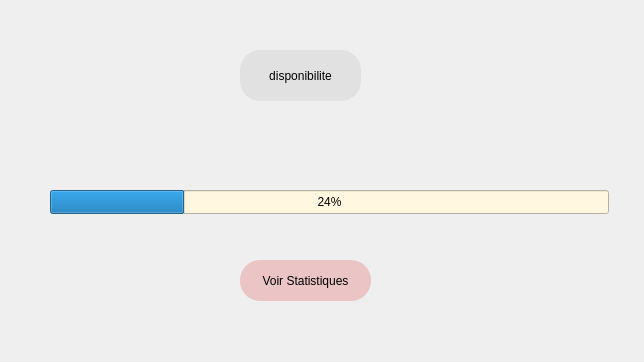
<?xml version="1.0" encoding="UTF-8"?>
<ui version="4.0">
 <class>stat</class>
 <widget class="QDialog" name="stat">
  <property name="geometry">
   <rect>
    <x>0</x>
    <y>0</y>
    <width>644</width>
    <height>362</height>
   </rect>
  </property>
  <property name="windowTitle">
   <string>Dialog</string>
  </property>
  <widget class="QPushButton" name="pb_statistique_2">
   <property name="geometry">
    <rect>
     <x>240</x>
     <y>260</y>
     <width>131</width>
     <height>41</height>
    </rect>
   </property>
   <property name="styleSheet">
    <string notr="true">font: 75 8pt &quot;MS Shell Dlg 2&quot;;
border-radius: 20px;
color: black;
padding: 0 8px;
background: #ebc5c5;
font: bold, &quot;Comic Sans MS&quot;;;
text-align:center;</string>
   </property>
   <property name="text">
    <string>Voir Statistiques</string>
   </property>
  </widget>
  <widget class="QProgressBar" name="progressBar">
   <property name="geometry">
    <rect>
     <x>50</x>
     <y>190</y>
     <width>559</width>
     <height>24</height>
    </rect>
   </property>
   <property name="styleSheet">
    <string notr="true">background-color: rgb(255, 247, 224);</string>
   </property>
   <property name="value">
    <number>24</number>
   </property>
  </widget>
  <widget class="QPushButton" name="ajout">
   <property name="geometry">
    <rect>
     <x>240</x>
     <y>50</y>
     <width>121</width>
     <height>51</height>
    </rect>
   </property>
   <property name="styleSheet">
    <string notr="true">font: 75 8pt &quot;MS Shell Dlg 2&quot;;
border-radius: 20px;
color: black;
padding: 0 8px;
background: #E1E1E1;
font: bold, &quot;Comic Sans MS&quot;;;
text-align:center;</string>
   </property>
   <property name="text">
    <string>disponibilite</string>
   </property>
  </widget>
 </widget>
 <resources/>
 <connections/>
</ui>
